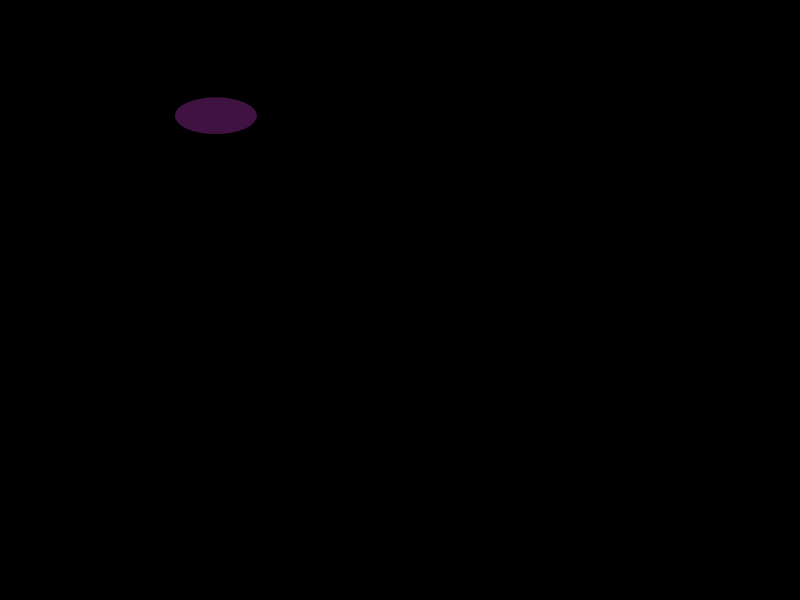
Frame 1 (no input)
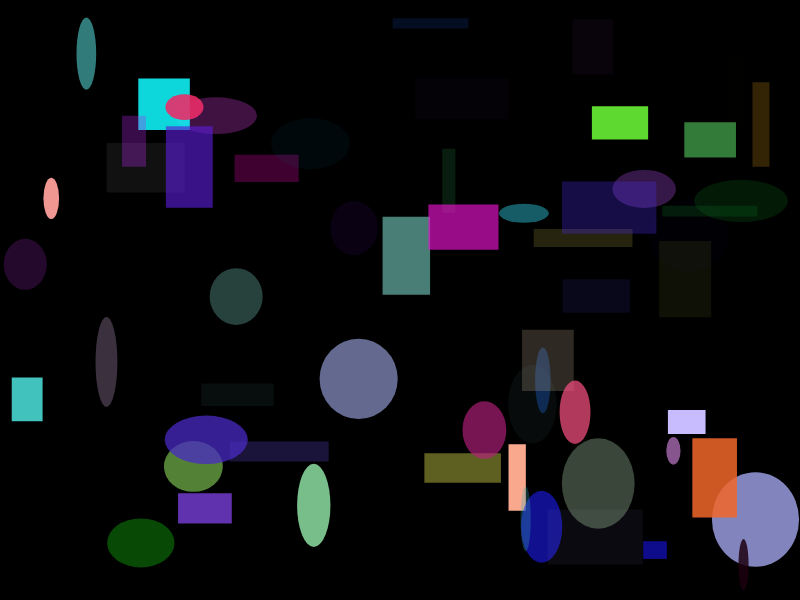
Frame 60 (no input)
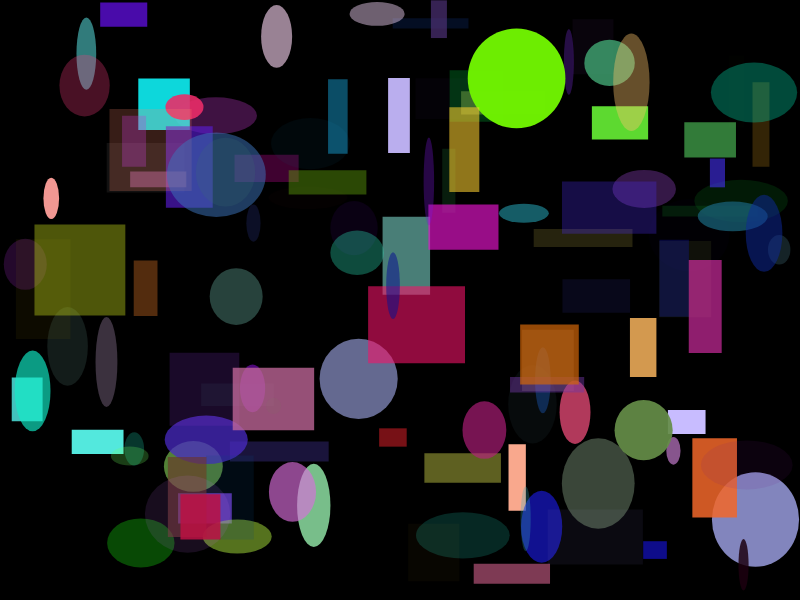
Frame 120 (the mouse pressed at the canvas centre since frame 60)

The p5.js sketch that drew these frames (run headless with seeded random() and noise() and a simulated clock; from frame 60 on, the mouse is pressed at the canvas centre):

// p5.js sketch
// ── sketch.js
function setup() {
    createCanvas(800, 600);
    background(0);
    ellipseMode(CORNER);
}

function draw() {
    noStroke();
    fill(
        random(0, 255), 
        random(0, 255), 
        random(0, 255),
        random(0, 255))
    
    let rx = random(10, 100);
    let ry = random(10, 100);
    let x = random(0, width - rx);
    let y = random(0, height - ry);
    switch (floor(random(0, 2))) {
        case 0:
            ellipse(x, y, rx, ry);
            break;
        case 1:
            rect(x, y, rx, ry);
            break;
    }
}
